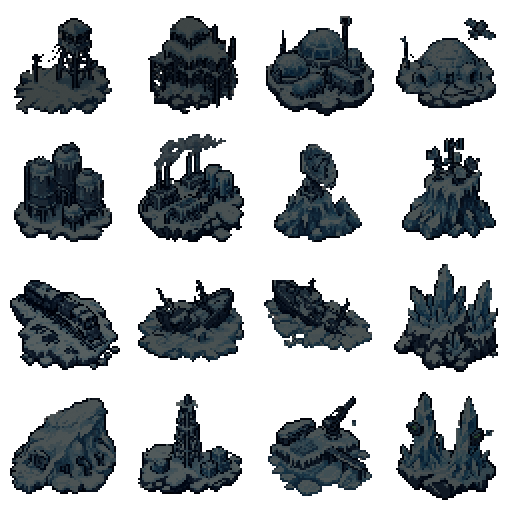
#> input picture Pause/Assets/Art/Worlds/Frost/backdrop_v3/src~/frost_redraw/old/landmarks_prev.png, 1024 x 1024 px, given in place of landmarks.png, which was not available (shown at 1/2 size)
$ python preview_atlases.py old/landmarks_prev.png out.png
#> lines starting #> are read from the running program, lines starting #| are printed output that depends on the picture
#!/usr/bin/env python3
"""Old | new preview per Frost atlas, over the Frost night ground colour, alpha as stored.

    python3 preview_atlases.py <new Backdrop3 dir or default> <out dir>   ->  <out>/atlas_<name>.png
"""
import sys
from pathlib import Path

import numpy as np
from PIL import Image, ImageDraw

sys.dont_write_bytecode = True
HERE = Path(__file__).resolve().parent
NEW = Path(sys.argv[1]) if len(sys.argv) > 1 else HERE.parents[4] / "Backgrounds/Resources/Worlds/Frost/Backdrop3"
OUT = Path(sys.argv[2]) if len(sys.argv) > 2 else Path(".")
NAMES = ["landmarks", "sites", "docks", "smoke", "steam", "fire_lights", "beacons", "aurora", "weather", "wx_ambient", "wx_hazard"]
BG = (22, 34, 52, 255)


def panel(p, W):
#> called with W = 900
    im = Image.open(p).convert("RGBA")
#> im is the input picture: PIL image 1024x1024 RGBA; mean R, G, B, A 13.4, 17.7, 20.6, 95
    s = W / im.width
#> s = 0.879
    im = im.resize((W, int(im.height * s)), Image.NEAREST)
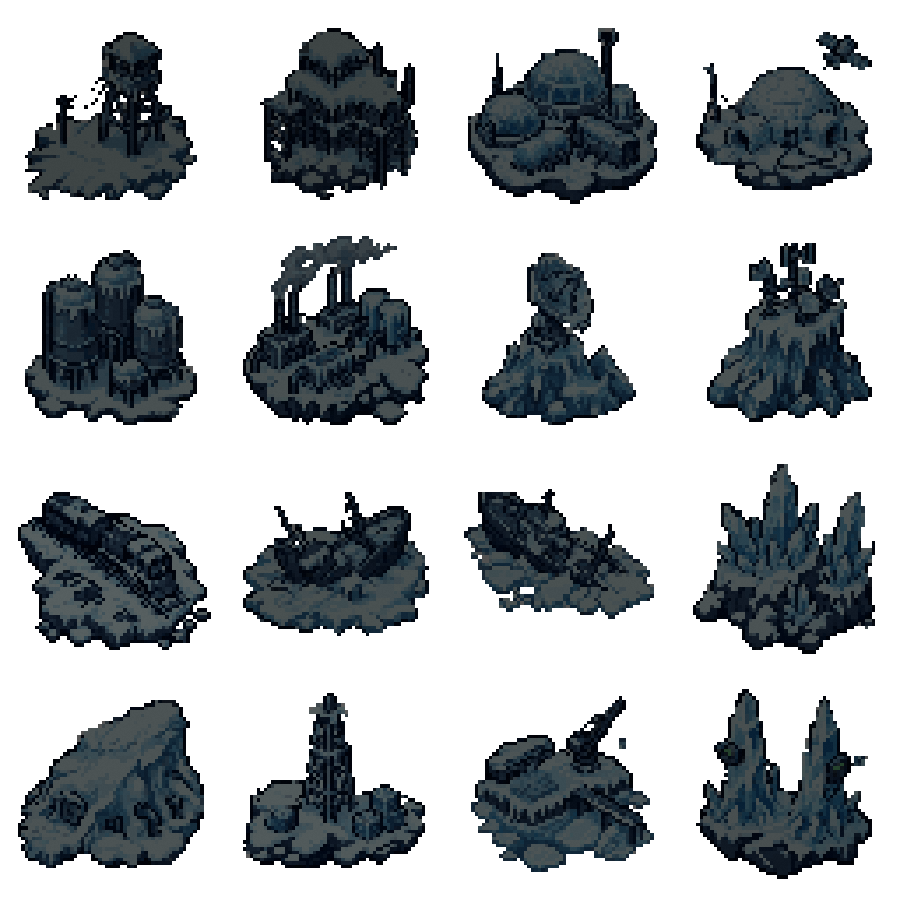
#> im: PIL image 900x900 RGBA; mean R, G, B, A 13.4, 17.6, 20.6, 94.9; transparent parts drawn white
    bg = Image.new("RGBA", im.size, BG)
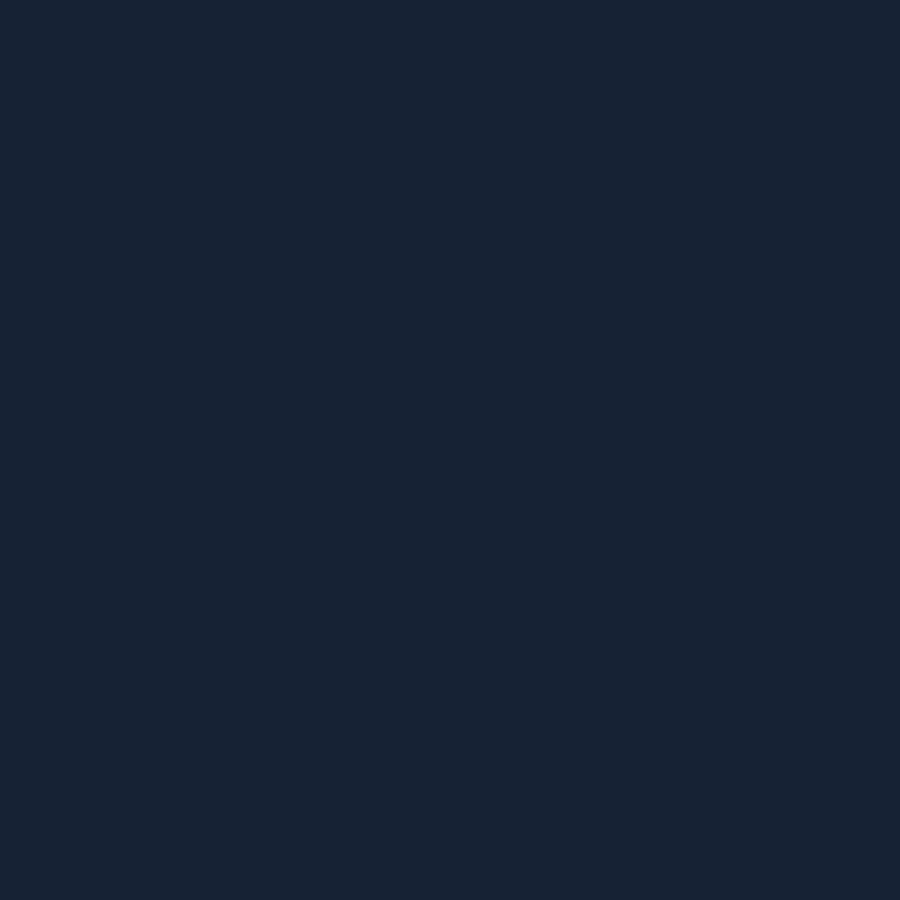
#> bg: PIL image 900x900 RGBA; mean R, G, B, A 22, 34, 52, 255
    # 256-px cell grid lines (in the scaled image)
    out = Image.alpha_composite(bg, im)
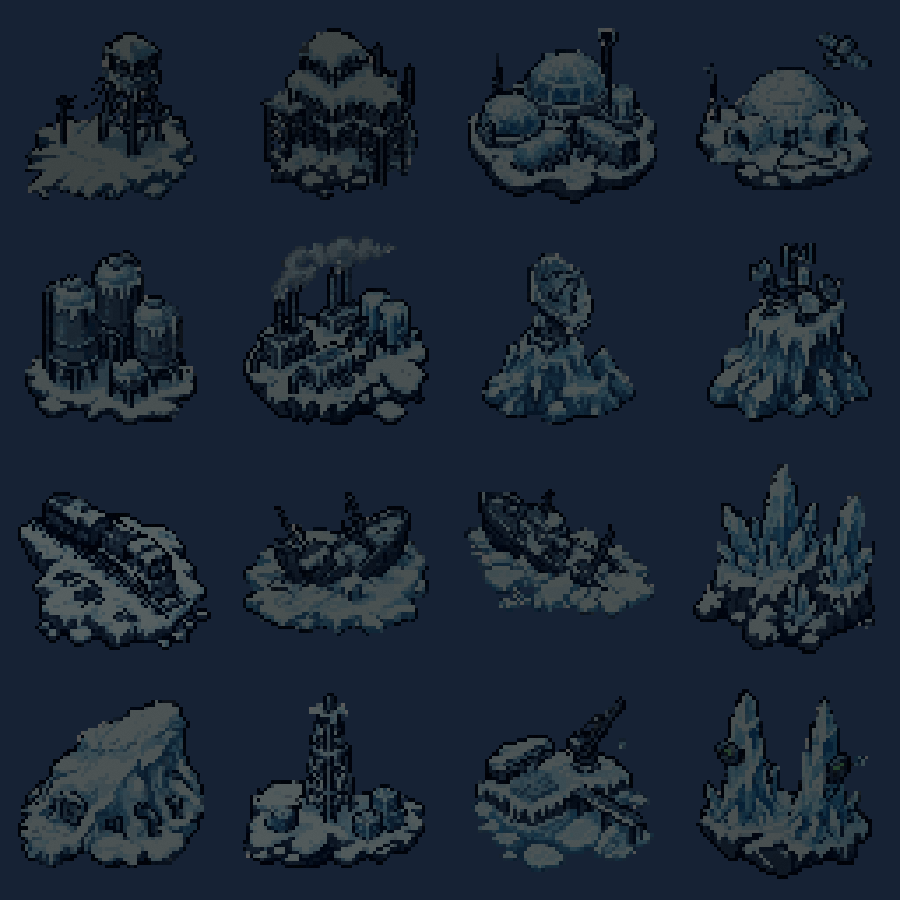
#> out: PIL image 900x900 RGBA; mean R, G, B, A 27.2, 39, 53.2, 255
    return out


def main():
    OUT.mkdir(parents=True, exist_ok=True)
    for n in NAMES:
        a, b = panel(HERE / "old" / f"{n}.png", 900), panel(NEW / f"{n}.png", 900)
        h = max(a.height, b.height)
#> h = 900
        c = Image.new("RGBA", (1830, h + 28), (10, 10, 14, 255))
        c.paste(a, (10, 28)); c.paste(b, (920, 28))
#> after `c.paste(a, (10, 28))`:
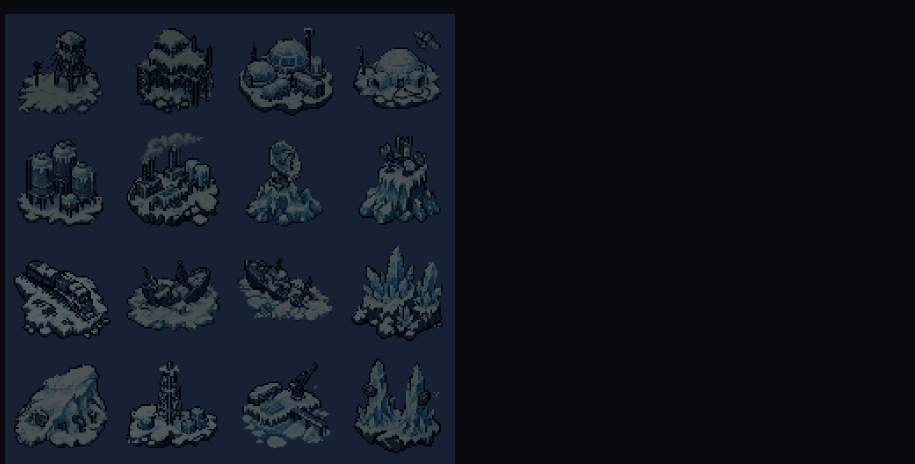
#> c: PIL image 1830x928 RGBA (shown at 1/2 size); mean R, G, B, A 18.2, 23.8, 32.7, 255
#> after `c.paste(b, (920, 28))`:
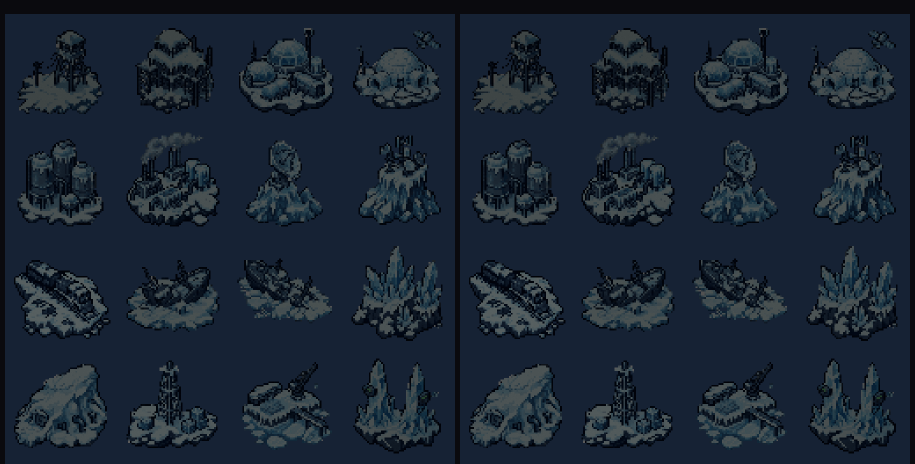
#> c: PIL image 1830x928 RGBA (shown at 1/2 size); mean R, G, B, A 26.4, 37.6, 51.4, 255
        d = ImageDraw.Draw(c)
        d.text((10, 8), f"{n}: old", fill=(230, 230, 230, 255)); d.text((920, 8), f"{n}: new", fill=(230, 230, 230, 255))
        c.convert("RGB").save(OUT / f"atlas_{n}.png")
        print(OUT / f"atlas_{n}.png")


if __name__ == "__main__":
#> (the run stopped early here; a loop or call above may not have finished)
